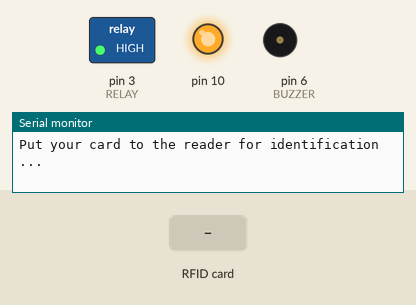
This sketch was run on a simulated Arduino Uno, built with avr-gcc and run on an emulated ATmega328P. On the bench: switched loads named in the sketch (green lamp = pin HIGH), output pins drawn as LEDs (lit = HIGH), buzzer (waves = sounding), the last lines printed to the serial monitor. Inputs (shaded band) come from the test bench.

Above: at 1.2 s.
1.3 s: RFID card E3 05 2E 19 held to the reader
At 2.2 s:
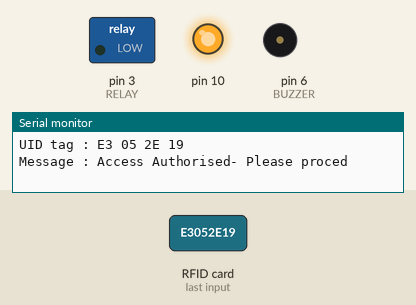
4.3 s: RFID card 5E 7A 19 C4 held to the reader
At 5.1 s:
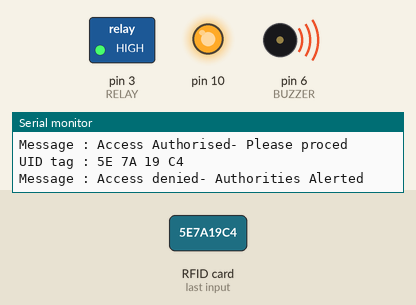
Timing chart, 0 to 7.3 s (numbered marks = the images above; inputs shaded):
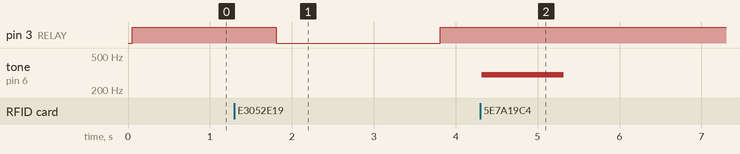

Measured:
- after the input at 1.3 s, pin 3 (RELAY): HIGH → LOW after 0.51 s, → HIGH 2.0 s later
- after the input at 4.3 s, tone on pin 6 (BUZZER): silent → 300 Hz at once, → silent 1.0 s later

The sketch:

RFID_Door_Lock_Final.ino
```cpp
// (licence header left out)
#include <SPI.h> // https://github.com/PaulStoffregen/SPI
#include <MFRC522.h> // https://github.com/miguelbalboa/rfid

#define SS_PIN 5
#define RST_PIN 9
#define RELAY 3 // connect the relay tirgger pin (I.N pin) to pin number 3
#define BUZZER 6 // connect the buzzer to 6 pin(Optional Buzzer intregation)
#define ACCESS_DELAY 2000
#define DENIED_DELAY 1000
MFRC522 mfrc522(SS_PIN, RST_PIN);   // Create MFRC522 instance.
void setup()
{
  Serial.begin(9600);   // Initiate a serial communication
  SPI.begin();          // Initiate  SPI bus
  mfrc522.PCD_Init();   // Initiate MFRC522
  pinMode(RELAY, OUTPUT);
  pinMode(BUZZER, OUTPUT);
  noTone(BUZZER);
  digitalWrite(RELAY, HIGH);
  Serial.println("Put your card to the reader for identification ...");
  Serial.println();

}
void loop()
{
  // Look for new cards
  if ( ! mfrc522.PICC_IsNewCardPresent())
  {
    return;
  }
  // Select one of the cards
  if ( ! mfrc522.PICC_ReadCardSerial())
  {
    return;
  }
  //Show UID on serial monitor
  Serial.print("UID tag :");
  String content= "";
  byte letter;
  for (byte i = 0; i < mfrc522.uid.size; i++)
  {
     Serial.print(mfrc522.uid.uidByte[i] < 0x10 ? " 0" : " ");
     Serial.print(mfrc522.uid.uidByte[i], HEX);
     content.concat(String(mfrc522.uid.uidByte[i] < 0x10 ? " 0" : " "));
     content.concat(String(mfrc522.uid.uidByte[i], HEX));
  }
  Serial.println();
  Serial.print("Message : ");
  content.toUpperCase();
  if (content.substring(1) == "E3 05 2E 19") // Copy your Tag number from serial monitor and paste it here
  {
    Serial.println("Access Authorised- Please proced");
    Serial.println();
    delay(500);
    digitalWrite(RELAY, LOW);
    delay(ACCESS_DELAY);
    digitalWrite(RELAY, HIGH);

  }

 else   {
    Serial.println("Access denied- Authorities Alerted");
    tone(BUZZER, 300);
    delay(DENIED_DELAY);
    noTone(BUZZER);
  }
}
```
